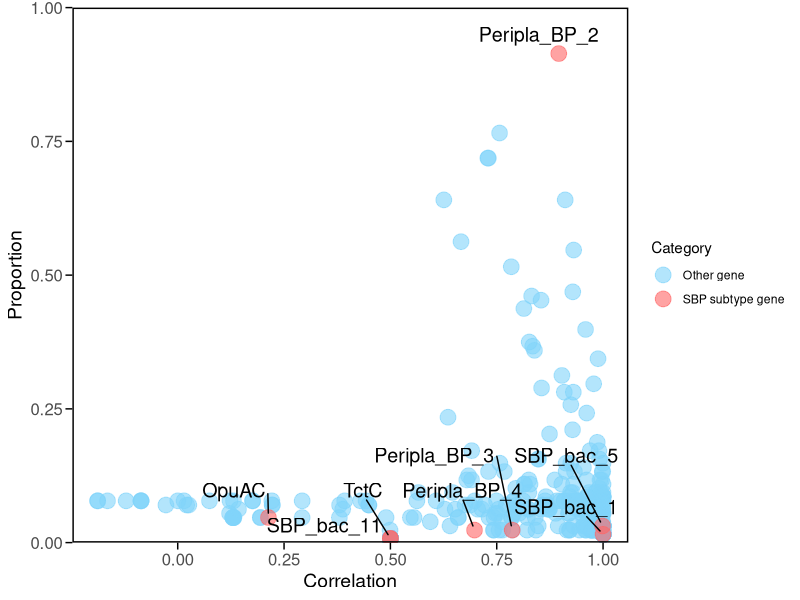

Source code (R):
data = read.csv('../output/128_resulte_of_correlation_and_counts_one2many.csv')
data$proportion = data$num_genes/128
data = data[-c(457,492,40,580,145,500),]#remove synthetase
library(ggplot2)
#highlight SBP
highlight_domains <- c("NMT1", "NMT1_3", "OpuAC", "PBP_like_2", "Peripla_BP_1", "Peripla_BP_2", 
                       "Peripla_BP_3", "Peripla_BP_4", "Peripla_BP_5", "Peripla_BP_6", 
                       "SBP_bac_1", "SBP_bac_11", "SBP_bac_3", "SBP_bac_5", "SBP_bac_6", 
                       "SBP_bac_8", "TctC", "ZnuA")

library(ggrepel)
data$highlight <- ifelse(data$aSDomain %in% highlight_domains, "SBP subtype gene", "Other gene")
library(grid)
data_transport <- subset(data, highlight == "SBP subtype gene")
data_nontransport <- subset(data, highlight != "SBP subtype gene")

p <- ggplot() +
 
  geom_point(data = data_nontransport,
             aes(x = correlation, y = proportion, color = highlight),
             alpha = 0.6, size = 5) +
  
  geom_point(data = data_transport,
             aes(x = correlation, y = proportion, color = highlight),
             alpha = 0.6, size = 5) +
  
  geom_text_repel(data = data_transport,
                  aes(x = correlation, y = proportion, label = aSDomain),
                  size = 5, color = "black",
                  box.padding = 0.5,
                  point.padding = 0.3,
                  max.overlaps = 10) +
  
  scale_color_manual(values = c("SBP subtype gene" = "#ff6666", 
                                "Other gene" = "#81d4fa")) +
  scale_y_continuous(expand = c(0, 0), limits = c(0, 1)) +
  theme_minimal() +
  labs(
    x = "Correlation",
    y = "Proportion",
    color = "Category"
  ) +
  theme(
    plot.title = element_text(hjust = 0.5, size = 16, face = "bold"),
    axis.title = element_text(size = 14),
    axis.text = element_text(size = 12),
    legend.position = "right",
    panel.grid = element_blank(),
    panel.border = element_rect(color = "black", fill = NA, size = 1),
    axis.ticks = element_line(color = "black", size = 0.5),
    axis.ticks.length = unit(5, "pt")
  )

print(p)

